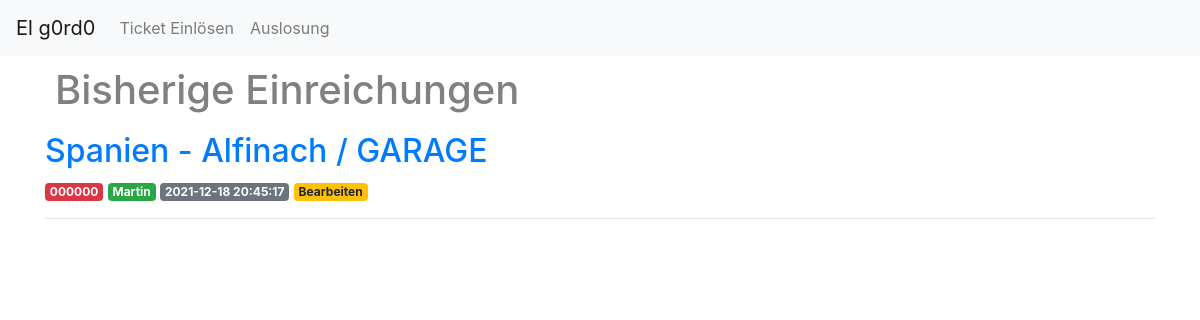
/posts, run on an earlier commit of the app's database.
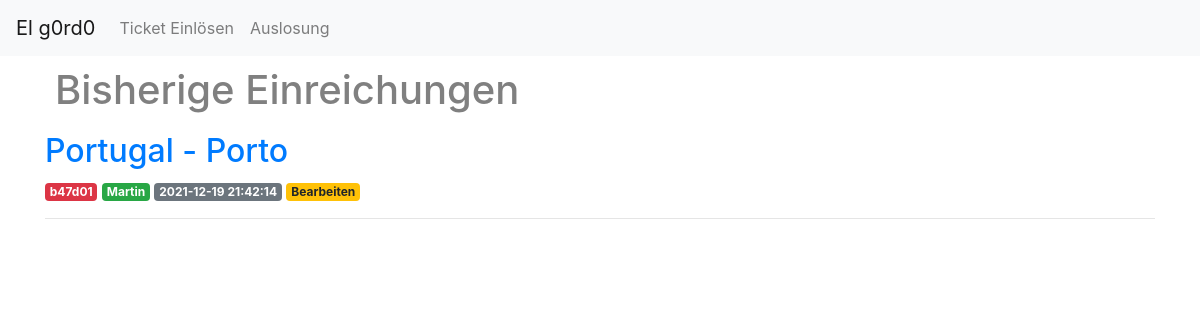
And on a later commit of the database.
### tables this page shows
CREATE TABLE posts (
    id INTEGER PRIMARY KEY AUTOINCREMENT,
    created TIMESTAMP NOT NULL DEFAULT CURRENT_TIMESTAMP,
    code TEXT NOT NULL,
    name TEXT NOT NULL,
    country TEXT NOT NULL,
    city TEXT NOT NULL,
    content TEXT NOT NULL,
    start TEXT NOT NULL,
    until TEXT NOT NULL
);

### app.py (the view)
@app.route('/posts')
def posts():
	conn = get_db_connection()
	posts = conn.execute('SELECT * FROM posts').fetchall()
	conn.close()
	return render_template('posts.html', posts=posts)

### app.py (called while the page is built)
def get_db_connection():
	if os.path.isfile('/home/elg0rd0/flask_lottery/database.db'):
		conn = sqlite3.connect('/home/elg0rd0/flask_lottery/database.db')
		print ("running on pyanywhere", file=sys.stderr)
	else:
		conn = sqlite3.connect('database.db')
		print ("running locally", file=sys.stderr)
	conn.row_factory = sqlite3.Row
	return conn

### templates/posts.html
{% extends 'base.html' %}
{% block content %}
    <h1>{% block title %} Bisherige Einreichungen {% endblock %}</h1>
    {% for post in posts %}
        <a href="{{ url_for('post', post_code=post['code']) }}">
            <h2>{{ post['country'] }} - {{ post['city'] }}</h2>
        </a>
        <span class="badge badge-danger">{{ post['code'] }}</span>
        <span class="badge badge-success">{{ post['name'] }}</span>
        <span class="badge badge-secondary">{{ post['created'] }}</span>
        <a href="{{ url_for('edit', code=post['code']) }}">
            <span class="badge badge-warning">Bearbeiten</span>
        </a>
        <hr>
    {% endfor %}
{% endblock %}

What changed in the data, as far as the page shows it:
removed posts: country "Spanien", city "Alfinach / GARAGE", code "000000", name "Martin", created "2021-12-18 20:45:17"
added posts: country "Portugal", city "Porto", code "b47d01", name "Martin", created "2021-12-19 21:42:14"
